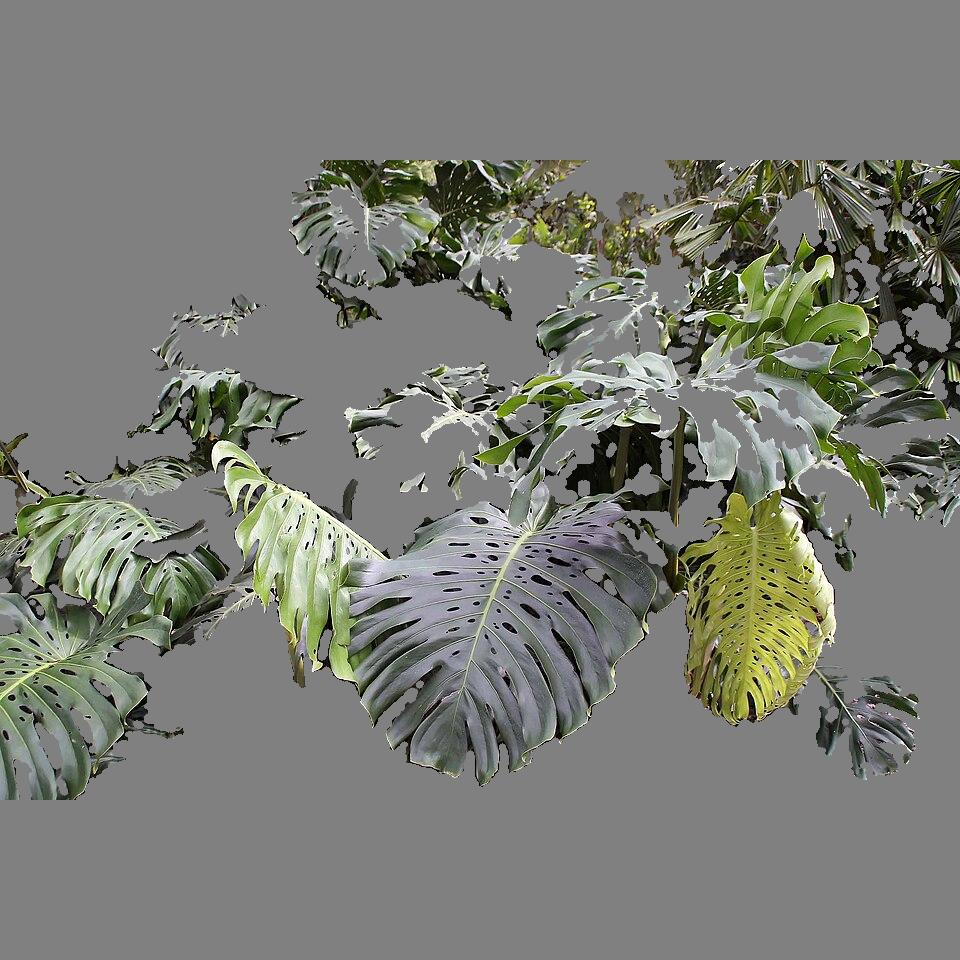
#> input picture Monstera_deliciosa_21zz_canopy_test.jpg, 960 x 960 px
$ python -i normalization.py   (imports and definitions only)   (older library calls are emulated)
#> lines starting #> are read from the running program, lines starting #| are printed output that depends on the picture
#> further down, picture is the input picture: shape (960, 960, 3); mean B, G, R 117.4, 124.6, 122.8
import cv2
import numpy as np
from typing import Tuple, Dict, Any

# [26 lines left out: functions check_blur, apply_white_balance, not called in this run]

def apply_clahe(img_bgr: np.ndarray, clip_limit: float = 2.0, tile_grid_size: Tuple[int, int] = (8, 8)) -> np.ndarray:
    """
    Applies Contrast Limited Adaptive Histogram Equalization (CLAHE)
    on the Lightness channel (L in LAB color space) to enhance lesion contrast
    without distorting chromatic hues.
    """
#> called with clip_limit = 2, tile_grid_size = (8, 8)
    lab = cv2.cvtColor(img_bgr, cv2.COLOR_BGR2LAB)
#> lab: shape (960, 960, 3); mean of channels 0, 1, 2 131.7, 126.1, 131.6
    l, a, b = cv2.split(lab)
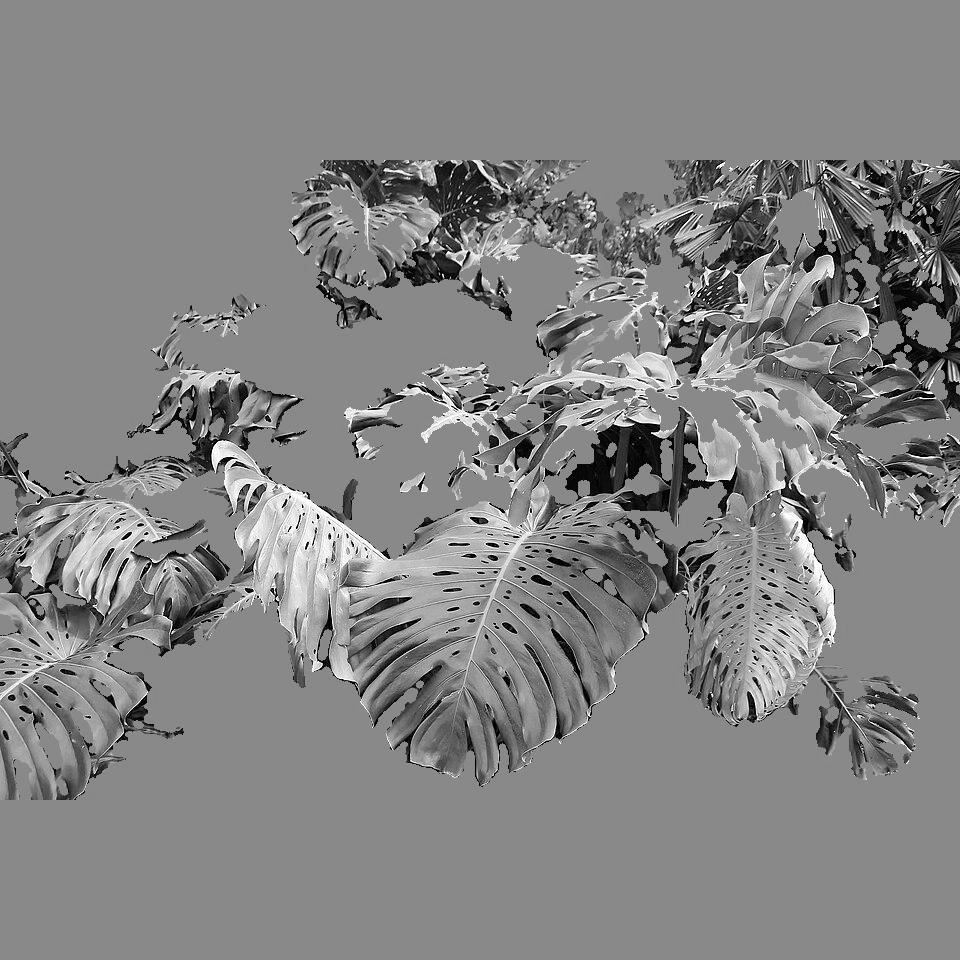
#> l: shape (960, 960); min 0, max 255, mean 131.7
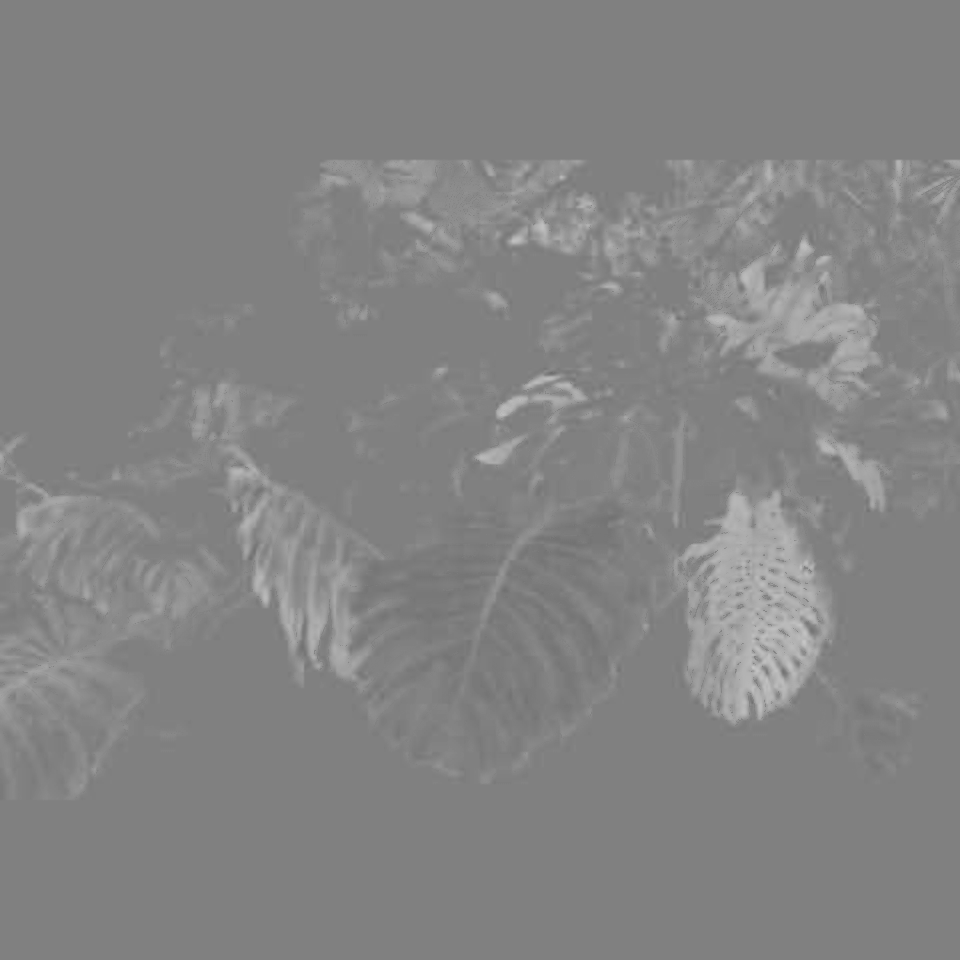
#> b: shape (960, 960); min 109, max 198, mean 131.6
    clahe = cv2.createCLAHE(clipLimit=clip_limit, tileGridSize=tile_grid_size)
    cl = clahe.apply(l)
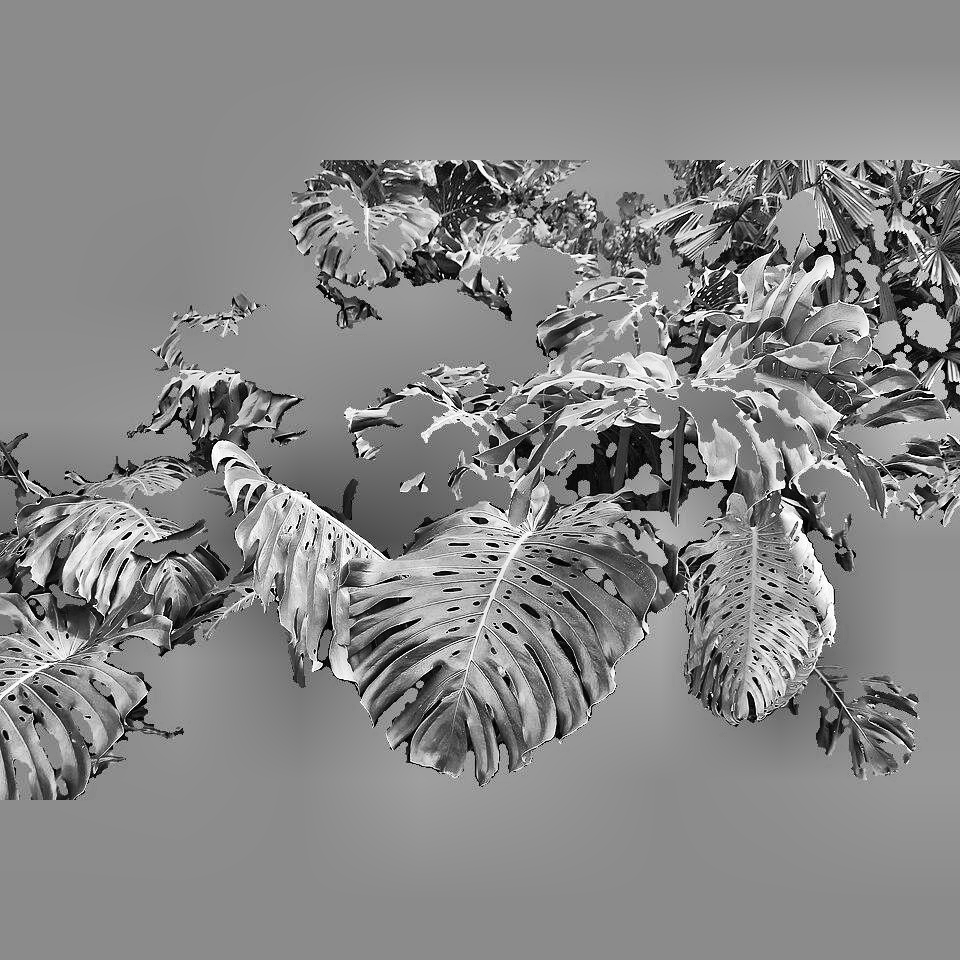
#> cl: shape (960, 960); min 0, max 255, mean 135.2
    limg = cv2.merge((cl, a, b))
#> limg: shape (960, 960, 3); mean of channels 0, 1, 2 135.2, 126.1, 131.6
    return cv2.cvtColor(limg, cv2.COLOR_LAB2BGR)
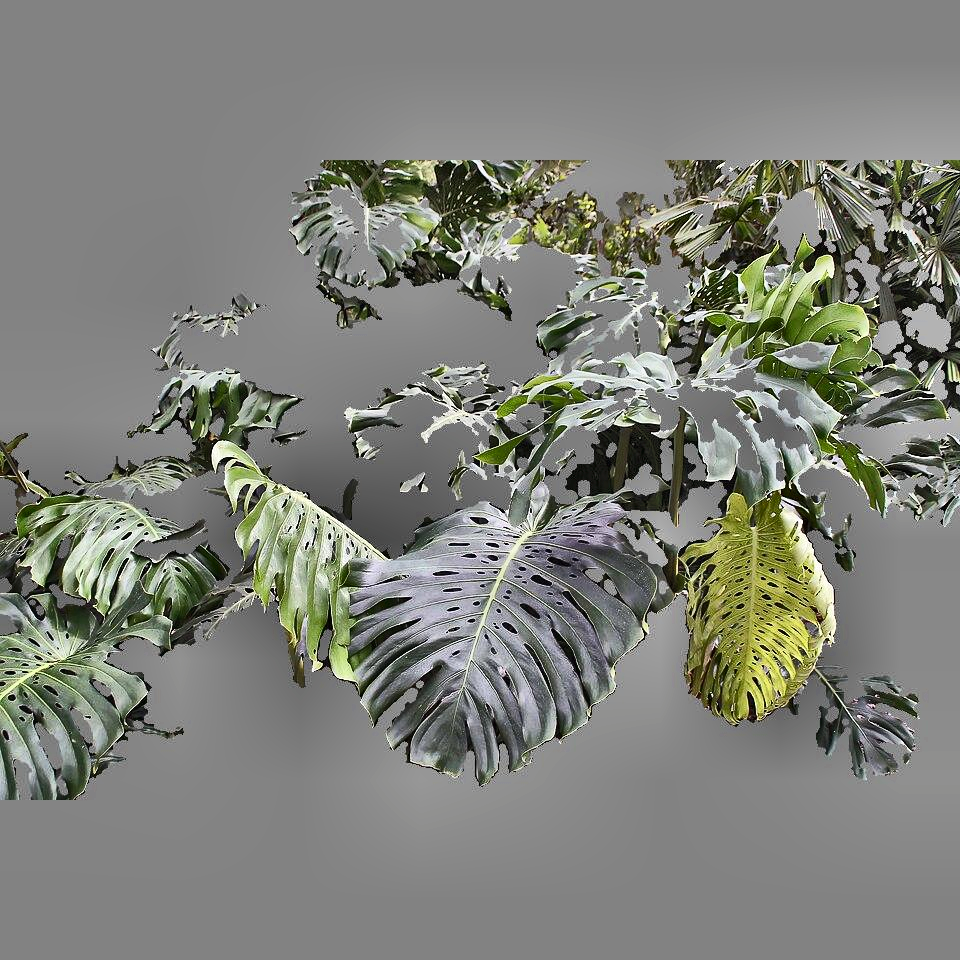
#> returned value: shape (960, 960, 3); mean B, G, R 121.3, 128.5, 126.6

# [83 lines left out: functions clean_mask_components, composite_background, crop_to_plant_bbox, not called in this run]

>>> import cv2
>>> picture = cv2.imread('../Monstera_deliciosa_21zz_canopy_test.jpg')
>>> result = apply_clahe(picture)

$ run again, on Monstera_deliciosa_21zz.jpg
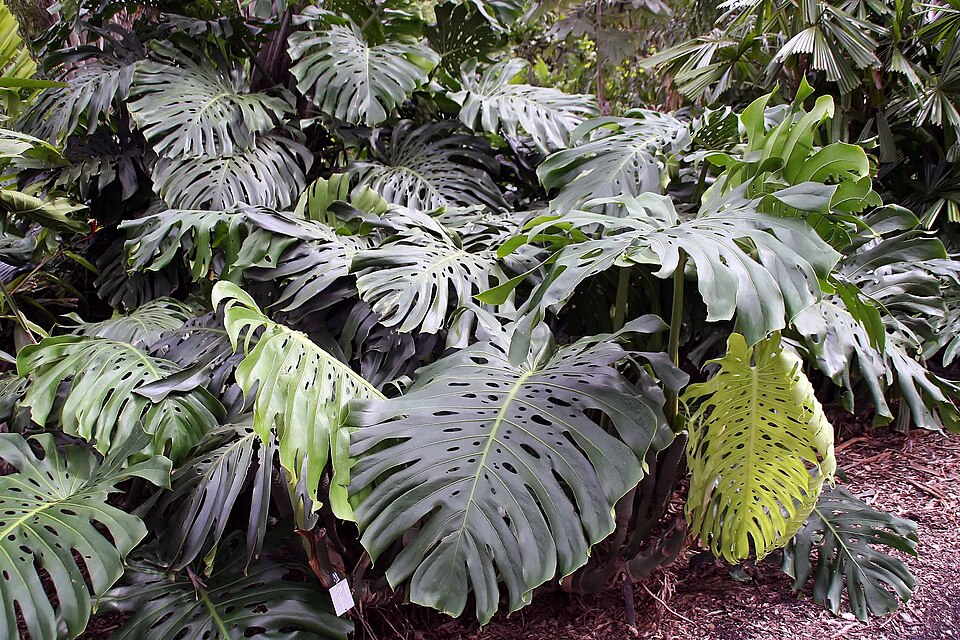
#> input picture Monstera_deliciosa_21zz.jpg, 960 x 640 px
#> picture is the input picture: shape (640, 960, 3); mean B, G, R 91.3, 101.9, 102.3
#> lab: shape (640, 960, 3); mean of channels 0, 1, 2 106, 126.6, 133.9
#> in apply_clahe, `l, a, b = cv2.split(lab)`:
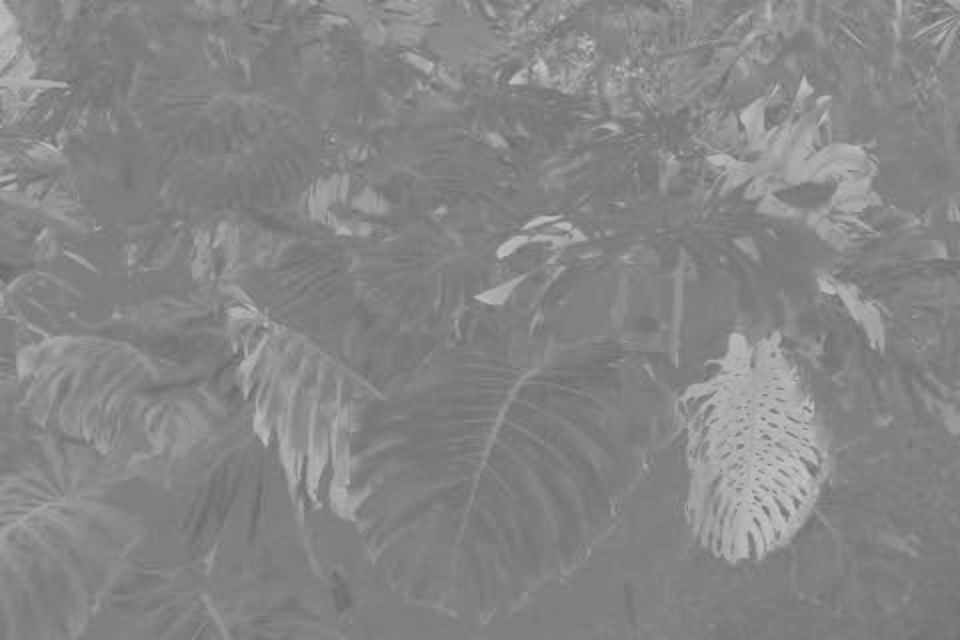
#> b: shape (640, 960); min 104, max 197, mean 133.9
#> limg: shape (640, 960, 3); mean of channels 0, 1, 2 119, 126.6, 133.9
#> in apply_clahe, `return cv2.cvtColor(limg, cv2.COLOR_LAB2BGR)`:
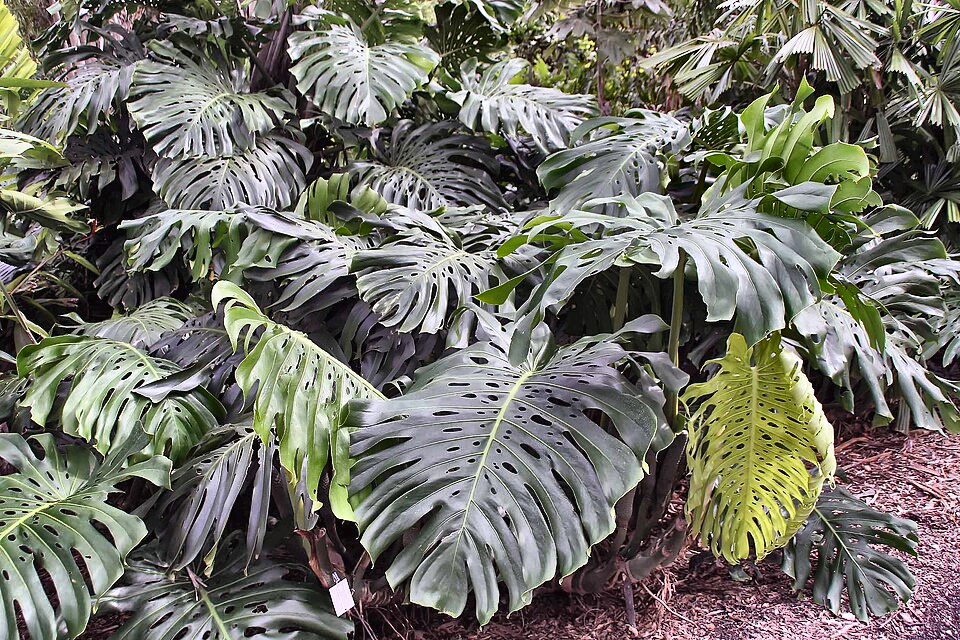
#> returned value: shape (640, 960, 3); mean B, G, R 104.2, 114.8, 115.2

$ run again, on Monstera_deliciosa_22zz.jpg
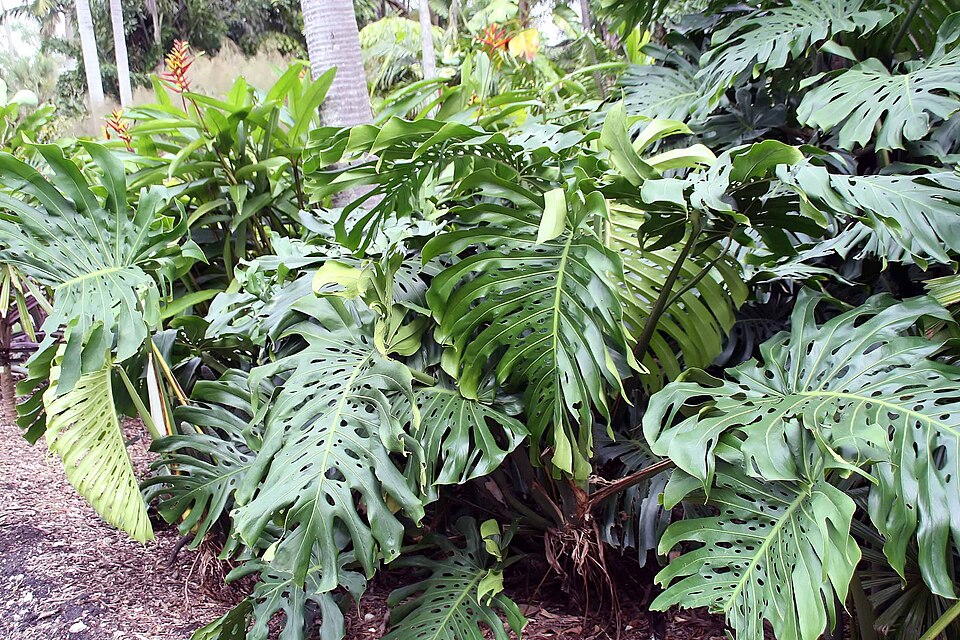
#> input picture Monstera_deliciosa_22zz.jpg, 960 x 640 px
#> picture is the input picture: shape (640, 960, 3); mean B, G, R 113.4, 137.6, 121.6
#> lab: shape (640, 960, 3); mean of channels 0, 1, 2 138.2, 118.2, 138.9
#> in apply_clahe, `cl = clahe.apply(l)`:
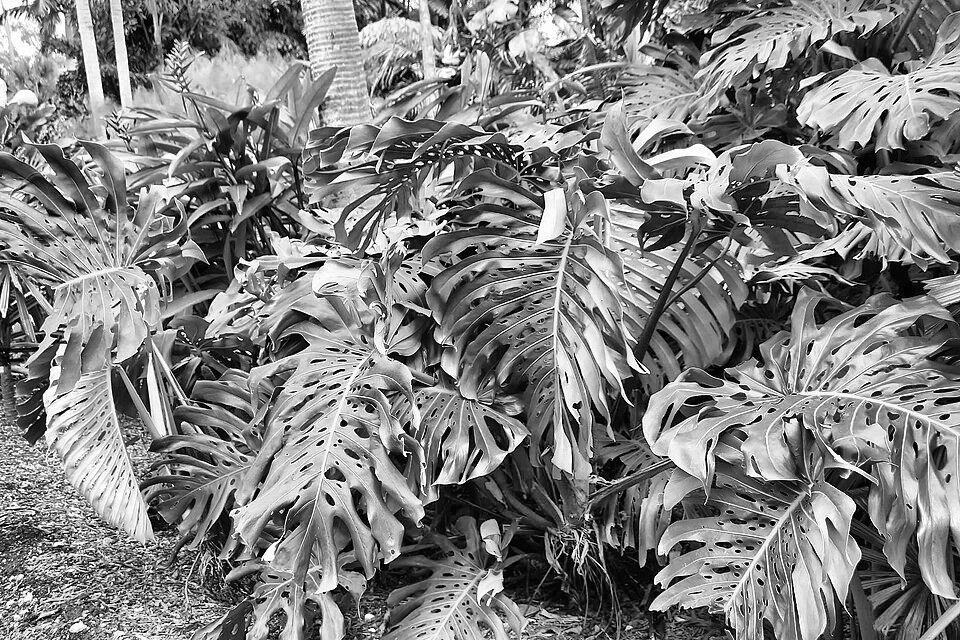
#> cl: shape (640, 960); min 0, max 255, mean 128.9
#> limg: shape (640, 960, 3); mean of channels 0, 1, 2 128.9, 118.2, 138.9
#> in apply_clahe, `return cv2.cvtColor(limg, cv2.COLOR_LAB2BGR)`:
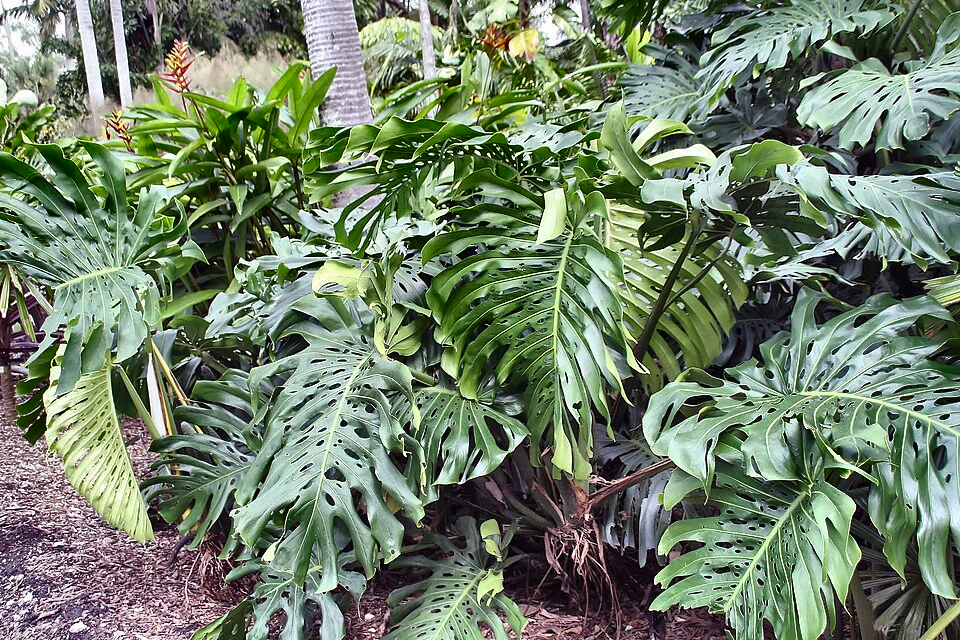
#> returned value: shape (640, 960, 3); mean B, G, R 105, 128.4, 112.5
